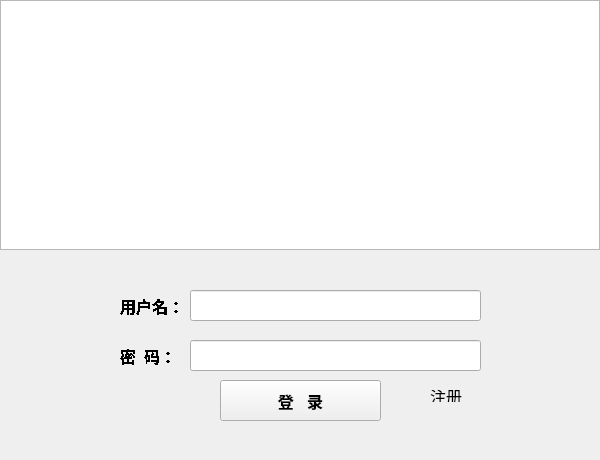
<?xml version="1.0" encoding="UTF-8"?>
<ui version="4.0">
 <class>LoginWd</class>
 <widget class="QWidget" name="LoginWd">
  <property name="windowModality">
   <enum>Qt::ApplicationModal</enum>
  </property>
  <property name="geometry">
   <rect>
    <x>0</x>
    <y>0</y>
    <width>600</width>
    <height>460</height>
   </rect>
  </property>
  <property name="windowTitle">
   <string>Form</string>
  </property>
  <property name="layoutDirection">
   <enum>Qt::LeftToRight</enum>
  </property>
  <widget class="QGraphicsView" name="graphicsView">
   <property name="geometry">
    <rect>
     <x>0</x>
     <y>0</y>
     <width>600</width>
     <height>250</height>
    </rect>
   </property>
   <property name="backgroundBrush">
    <brush brushstyle="Dense2Pattern">
     <color alpha="90">
      <red>10</red>
      <green>25</green>
      <blue>135</blue>
     </color>
    </brush>
   </property>
   <property name="foregroundBrush">
    <brush brushstyle="Dense7Pattern">
     <color alpha="255">
      <red>76</red>
      <green>175</green>
      <blue>160</blue>
     </color>
    </brush>
   </property>
  </widget>
  <widget class="QLabel" name="userNameLabel">
   <property name="geometry">
    <rect>
     <x>120</x>
     <y>290</y>
     <width>71</width>
     <height>31</height>
    </rect>
   </property>
   <property name="font">
    <font>
     <family>幼圆</family>
     <pointsize>12</pointsize>
     <weight>75</weight>
     <bold>true</bold>
     <stylestrategy>NoAntialias</stylestrategy>
    </font>
   </property>
   <property name="text">
    <string>用户名：</string>
   </property>
  </widget>
  <widget class="QLabel" name="passwdLabel">
   <property name="geometry">
    <rect>
     <x>120</x>
     <y>340</y>
     <width>71</width>
     <height>31</height>
    </rect>
   </property>
   <property name="font">
    <font>
     <family>幼圆</family>
     <pointsize>12</pointsize>
     <weight>75</weight>
     <bold>true</bold>
     <stylestrategy>NoAntialias</stylestrategy>
    </font>
   </property>
   <property name="text">
    <string>密  码：</string>
   </property>
  </widget>
  <widget class="QPushButton" name="LoginButton">
   <property name="geometry">
    <rect>
     <x>220</x>
     <y>380</y>
     <width>161</width>
     <height>41</height>
    </rect>
   </property>
   <property name="font">
    <font>
     <pointsize>12</pointsize>
     <weight>75</weight>
     <bold>true</bold>
    </font>
   </property>
   <property name="text">
    <string>登   录</string>
   </property>
  </widget>
  <widget class="QLineEdit" name="userNameInput">
   <property name="geometry">
    <rect>
     <x>190</x>
     <y>290</y>
     <width>291</width>
     <height>31</height>
    </rect>
   </property>
  </widget>
  <widget class="QLineEdit" name="passwdInput">
   <property name="geometry">
    <rect>
     <x>190</x>
     <y>340</y>
     <width>291</width>
     <height>31</height>
    </rect>
   </property>
   <property name="text">
    <string notr="true"/>
   </property>
  </widget>
  <widget class="QLabel" name="RegisterLabel">
   <property name="geometry">
    <rect>
     <x>430</x>
     <y>390</y>
     <width>54</width>
     <height>12</height>
    </rect>
   </property>
   <property name="font">
    <font>
     <family>楷体</family>
     <pointsize>12</pointsize>
    </font>
   </property>
   <property name="text">
    <string>注册</string>
   </property>
  </widget>
 </widget>
 <resources/>
 <connections/>
</ui>
